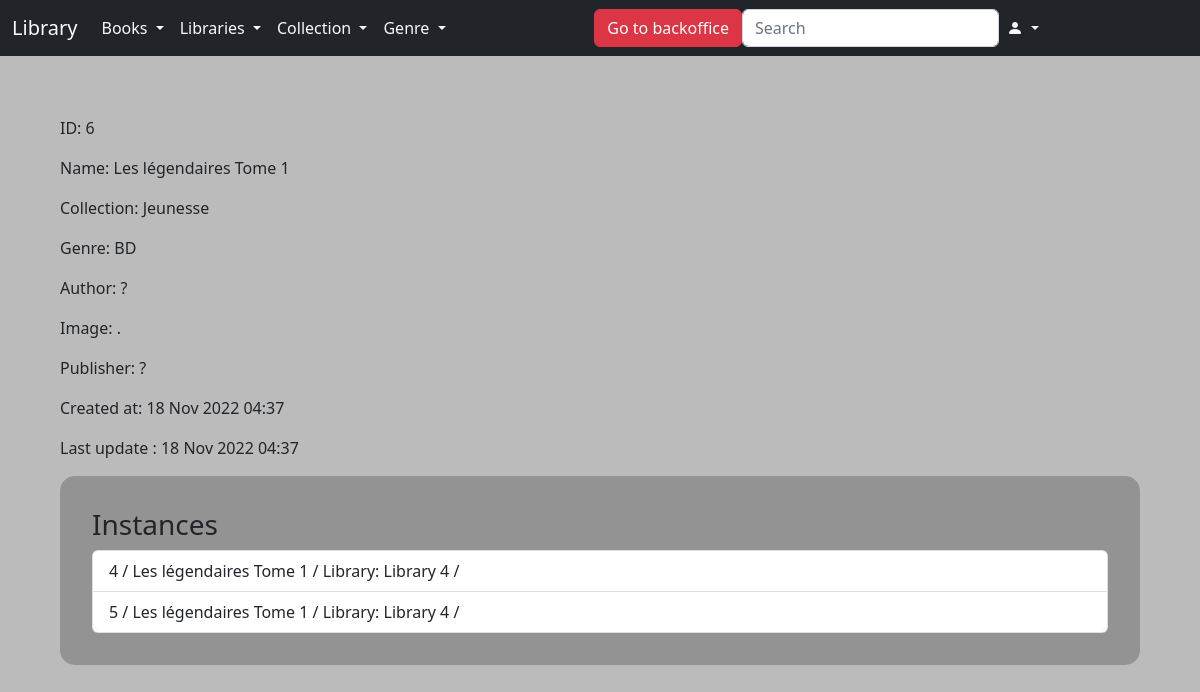
Page /lib/book/page/6/ on the committed database.
### lib/models.py (models this page shows, shortened)
class Books(models.Model):
    collection = models.ForeignKey(Collection, on_delete=models.RESTRICT)
    genre = models.ForeignKey(Genre, on_delete=models.RESTRICT)
    title = models.CharField(max_length=200)
    author = models.CharField(max_length=200)
    url_image = models.CharField(max_length=500)
    publisher = models.CharField(max_length=200)
    creation_date = models.DateTimeField(auto_now_add=True)
    modification_date = models.DateTimeField(auto_now=True)

class Collection(models.Model):
    name = models.CharField(max_length=200)
    creation_date = models.DateTimeField(auto_now_add=True)
    modification_date = models.DateTimeField(auto_now=True)

class Genre(models.Model):
    name = models.CharField(max_length=200)
    creation_date = models.DateTimeField(auto_now_add=True)
    modification_date = models.DateTimeField(auto_now=True)

class InstanceBook(models.Model):
    id_user = models.ForeignKey(User, on_delete=models.RESTRICT, null=True)
    id_books = models.ForeignKey(Books, on_delete=models.CASCADE)
    id_library = models.ForeignKey(Library, on_delete=models.CASCADE)
    borrowing_date = models.DateField(null=True, blank=True)
    max_date = models.DateField(null=True, blank=True)
    status = models.IntegerField(default=0)

class Library(models.Model):
    name = models.CharField(max_length=200)
    address_name = models.TextField(max_length=500)
    address_city = models.TextField(max_length=500)
    address_country = models.TextField(max_length=500)
    address_zip_code = models.TextField(max_length=500)
    creation_date = models.DateTimeField(auto_now_add=True)
    modification_date = models.DateTimeField(auto_now=True)

### lib/views.py (the view)
# urls.py: path('book/page/<int:id>/', views.details_book, name='book_page'),
def details_book(request, id):
    try:
        book = Books.objects.get(pk=id)
        instances = InstanceBook.objects.filter(id_books=id)
    except Books.DoesNotExist or InstanceBook.DoesNotExist:
        return render(request, 'lib/404.html')
    return render(request, "lib/book/details_book.html", {
        "book": book,
        "instances": instances
    })

### library/context_processors.py (called while the page is built)
def extras(request):
    libraries = Library.objects.all()
    genre = Genre.objects.all()
    collection = Collection.objects.all()
    users = User.objects.all().order_by('-date_joined')
    userdata = UserData.objects.all()
    books = Books.objects.all()
    instances = InstanceBook.objects.all()
    lecture_group = LectureGroup.objects.all()
    lecturer = Lecturer.objects.all()
    forum = Forum.objects.all()
    return {
        'context_libraries': libraries,
        'context_genre': genre,
        'context_collection': collection,
        'context_users': users,
        'context_user_data': userdata,
        'context_books': books,
        'context_instances': instances,
        'context_lecture_group': lecture_group,
        'context_lecturer': lecturer,
        'context_forums': forum,
    }

### lib/templates/lib/book/details_book.html (shortened to what this page needs)
{% extends 'lib/index.html' %}
{% block content %}
    {% load permission_tags %}
    <p>ID: {{ book.pk }}</p>
    <p>Name: {{ book.title }}</p>
    <p>Collection: {{ book.collection.name }}</p>
    <p>Genre: {{ book.genre.name }}</p>
    <p>Author: {{ book.author }}</p>
    <p>Image: {{ book.url_image }}</p>
    <p>Publisher: {{ book.publisher }}</p>
    <p>Created at: {{ book.creation_date |date:"d M Y h:i" }}</p>
    <p>Last update : {{ book.modification_date |date:"d M Y h:i" }}</p>
    <div class="bloc_details">
        <h3>Instances</h3>
        {% if instances %}
            <ul class="list-group">
                {% for instance in instances %}
                    <li class="list-group-item d-flex justify-content-between align-items-center">
                        {{ instance.pk }} / {{ instance.id_books.title }} / Library: {{ instance.id_library.name }} / {{ instance.creation_date|date:"d M Y h:i" }}
                    </li>
                {% endfor %}
            </ul>
        {% else %}
            <p>No instances</p>
        {% endif %}
    </div>
{% endblock content %}

### rows in the picture
Books: pk "6", title "Les légendaires Tome 1", collection.name "Jeunesse", genre.name "BD", author "?", url_image ".", publisher "?", creation_date "18 Nov 2022 04:37", modification_date "18 Nov 2022 04:37"
InstanceBook: pk "4", id_books "Les légendaires Tome 1", id_library.name "Library 4"
InstanceBook: pk "5", id_books "Les légendaires Tome 1", id_library.name "Library 4"
